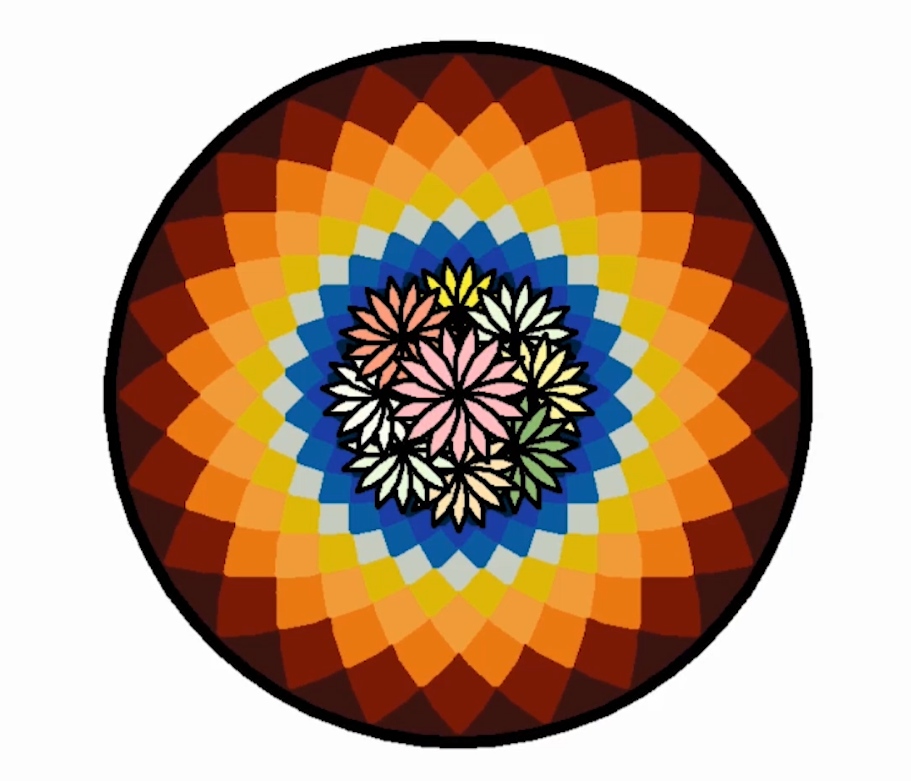

This figure's Python source:
import turtle

#definitions

def flower(colour,radius):
   for i in range(12):
        turtle.color(colour)
        turtle.speed(0)
        turtle.begin_fill()
        turtle.circle(radius,90)
        turtle.fillcolor(colour)
        turtle.left(90)
        turtle.circle(radius,90)
        turtle.fillcolor(colour)
        turtle.left(120)
        turtle.end_fill()


def drawshape(turtle,radius,colorfill):
    turtle.begin_fill()
    turtle.pensize(4)
    turtle.color("black")
    turtle.circle(radius,extent=60)
    turtle.left(120)
    turtle.circle(radius,extent=60)
    turtle.fillcolor(colorfill)
    turtle.end_fill()
    turtle.hideturtle()


def drawflower(colour,r,num,x,y):
    petal=turtle.Turtle()
    petal.color("black")
    petal.pensize(4)
    petal.up()
    petal.goto(x,y)
    petal.down()
    petal.color(colour)
    petal.speed(0)
    no_of_petals = num   
    radius =  r
    colorfill = colour
    for i in range(no_of_petals):
        drawshape(petal,radius,colorfill)
        petal.left(360/no_of_petals) 
    petal.hideturtle()    


def flower2(colour,radius,angle):
    turtle.pensize(8)
    turtle.right(angle)
    flower(colour,radius)                

#pookalam
turtle.speed(0)
turtle.color("black")
turtle.up()
turtle.goto(0,-280)
turtle.begin_fill()
turtle.pensize(10)
turtle.down()
turtle.circle(280)
turtle.fillcolor("#391112")
turtle.end_fill()
turtle.up()
turtle.home()
turtle.down()
turtle.speed(0)
flower("#74120a",190)              #flower1
flower2("#74120a",190,15)

turtle.right(7.5)
flower("#e37418",165)              #flower2   
flower2("#e37418",165,15)

turtle.right(7.5)
flower("#eb9b3f",144)              #flower3   
flower2("#eb9b3f",144,15)

turtle.right(7.5)
flower("#dbc011",125)              #flower4   
flower2("#dbc011",125,15)

turtle.right(7.5)
flower("#c9cfc3",109)              #flower5  
flower2("#c9cfc3",109,15)

turtle.right(7.5)
flower("#1261A0",97)              #flower6 
flower2("#1261A0",97,15)

turtle.right(7.5)
flower("#1f3ca3",84)              #flower7
flower2("#1f3ca3",84,15)

turtle.right(7.5)
flower("#032543",73)              #flower8
flower2("#032543",73,15)

turtle.right(7.5)
flower("#0A1172",62)              #flower9
flower2("#0A1172",62,15)


turtle.color("black")
drawflower("#FAFA33",50,15,0,60)
drawflower("#ECFFDC",50,15,45,45)
drawflower("#FFFAA0",50,15,60,0)
drawflower("#93C572",50,15,45,-45)
drawflower("#FFE5B4",50,15,0,-60)
drawflower("#ECFFDC",50,15,-45,-45)
drawflower("#FFFFF0",50,15,-60,0)
drawflower("#F89880",50,15,-45,45)
drawflower("#FFB6C1",60,15,0,0)
#drawflower("#FFFFF0",60,15,-30,30)
#drawflower("#F8C8DC",60,1,0,-60)

turtle.hideturtle()

turtle.done()        
